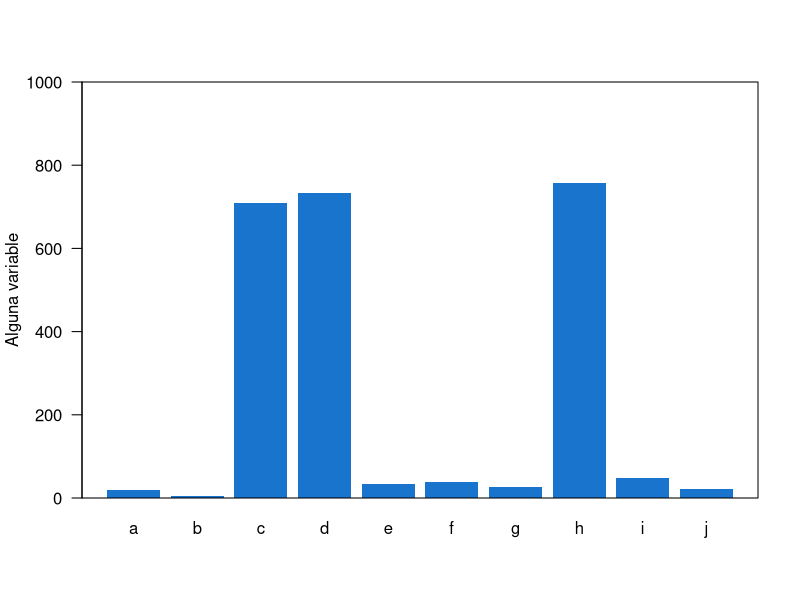
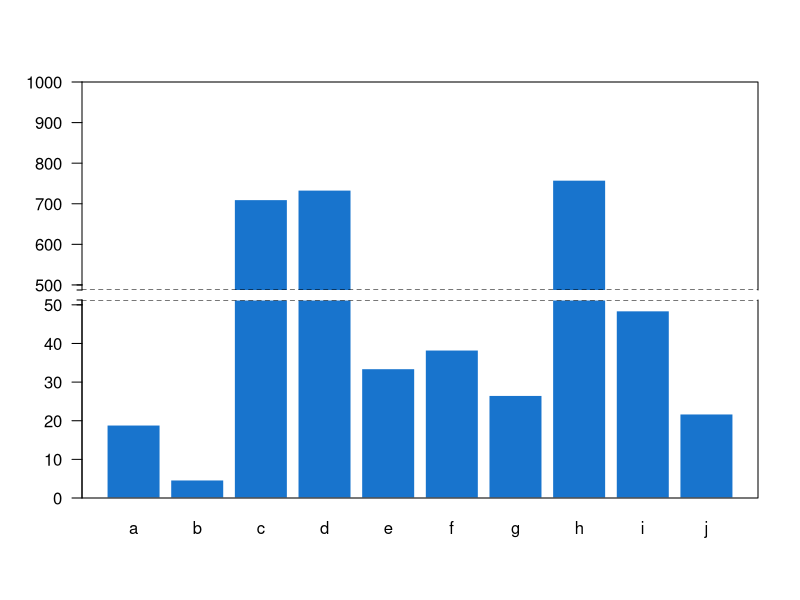

Source code (R) for these figures, in order:
#' Make a barplot with a broken Y axis
#'
#' @param height Typical \code{height} parameter from \link{barplot}.
#' @param ylim1 Limits Y axis of the top plot.
#' @param yAxis1 Arguments passed to \link{axis} (Y axis) for the top plot.
#' @param ylim2 Limits Y axis of the bottom plot.
#' @param yAxis2 Arguments passed to \link{axis} (Y axis) for the bottom plot.
#' @param names.arg Typical \code{names.arg} parameter from \link{barplot}.
#' @param ... Extra arguments passed to \link{barplot}.
#'
#' @export
#'
#' @examples
#' n <- 10
#' myData <- data.frame(x = letters[1:n], y = runif(n = n, min = 0, max = 50))
#' index <- c(3, 4, 8)
#' myData$y[index] <- runif(n = 3, min = 500, max = 1000)
#'
#' brokenBarplot(height = myData$y, names.arg = myData$x,
#'               ylim1 = c(0, 50),
#'               yAxis1 = list(at = seq(0, 50, 10), las = 2),
#'               ylim2 = c(500, 1000),
#'               yAxis2 = list(at = seq(500, 1000, 100), las = 2))
brokenBarplot <- function(height, ylim1, yAxis1 = list(), ylim2, yAxis2 = list(),
                          names.arg = NULL, ...){
  # Preserves the original par arguments
  opar <- par(no.readonly = TRUE)
  on.exit(par(opar))

  # Set object for display Y axis
  yAxis1$side <- yAxis2$side <- 2
  heightUp <- heightDown <- height

  # Set 2 sub plots
  par(mfrow = c(2, 1), mar = c(0, 0, 0, 0), oma = par()$mar)

  # Make the top plot
  extra <- diff(range(ylim2))*0.025
  index <- heightUp < ylim2[1]
  heightUp[index] <- NA
  barplot(height = heightUp, ylim = ylim2 - c(extra, 0), border = FALSE, names.arg = NA, axes = FALSE, ...)

  # Add axis for the top plot
  do.call(axis, yAxis2)
  axis(side = 2, at = c(ylim2[1] - extra, ylim2[1]), labels = NA, tcl = -0.25)
  abline(h = ylim2[1] - extra, lty = "dashed")
  box(bty = "7")

  # Add a space between sub plots
  par(mar = c(0, 0, 0.5, 0))

  # Make the bottom plot
  extra <- diff(range(ylim1))*0.025
  index <- heightDown < ylim1[1] | heightDown > ylim1[2]
  heightDown[index] <- ylim1[2] + extra
  barplot(heightDown, ylim = ylim1 + c(0, extra), names.arg = names.arg, border = FALSE, axes = FALSE, ...)

  # Add axis for the bottom plot
  do.call(axis, yAxis1)
  axis(side = 2, at = c(ylim1[2], ylim1[2] + extra), labels = NA, tcl = -0.25)
  abline(h = ylim1[2] + extra, lty = "dashed")
  box(bty = "u")

  return(invisible())
}

# Example

# Creating a new data set
n <- 10
myData <- data.frame(x = letters[1:n], y = runif(n = n, min = 0, max = 50))

# Introducing some extreme values
index <- c(3, 4, 8)
myData$y[index] <- runif(n = 3, min = 500, max = 1000)

# Typical barplot
barplot(myData$y, names.arg = myData$x,
        las = 1, ylim = c(0, 1000),
        ylab = "Alguna variable",
        col = "dodgerblue3", border = NA)

box()


# Barplot using brokenBarplot function
brokenBarplot(height = myData$y, names.arg = myData$x,
              ylim1 = c(0, 50),
              yAxis1 = list(at = seq(0, 50, 10), las = 2),
              ylim2 = c(500, 1000),
              yAxis2 = list(at = seq(500, 1000, 100), las = 2),
              col = "dodgerblue3")
              
